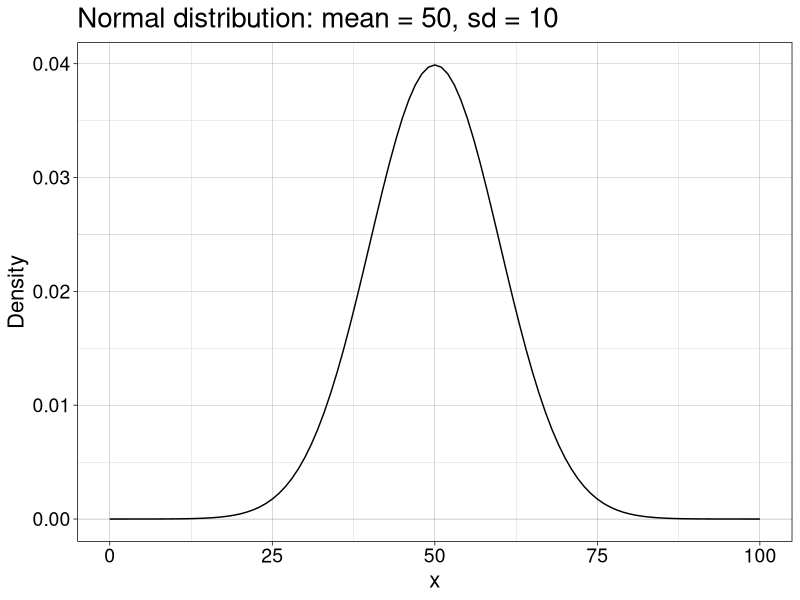
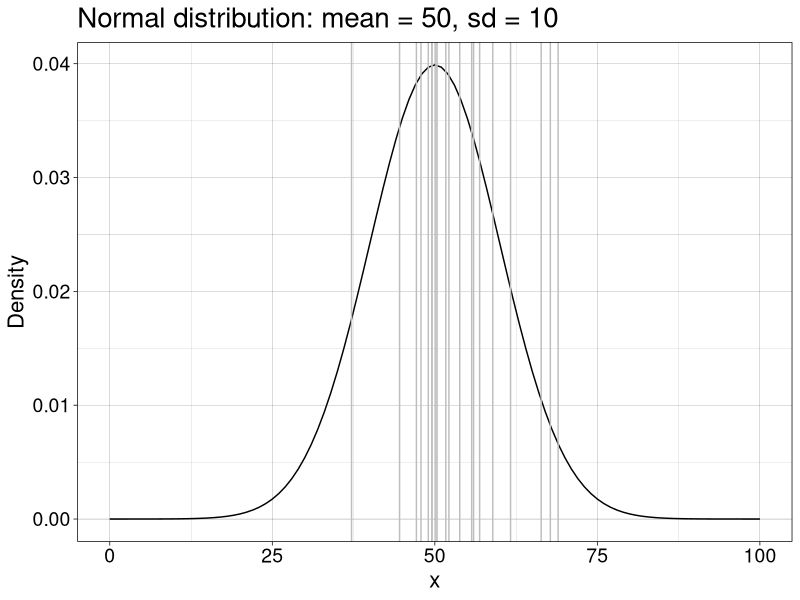
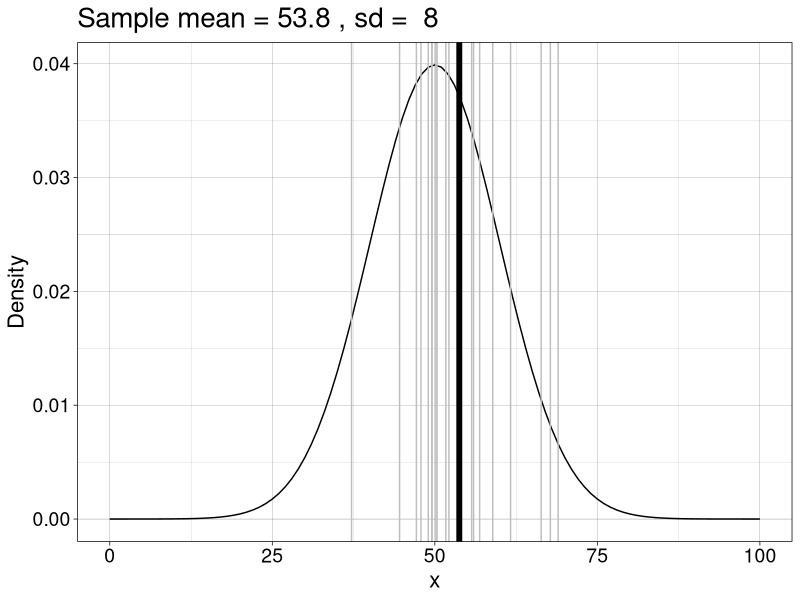
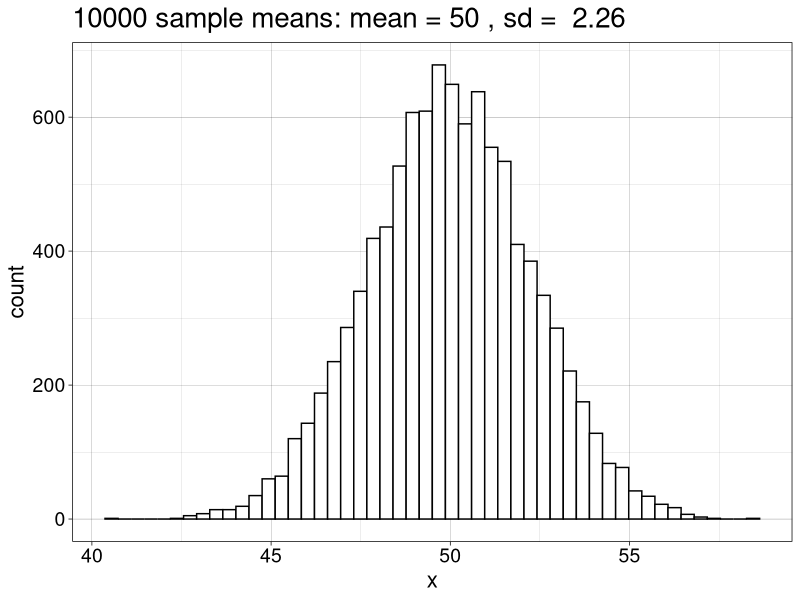
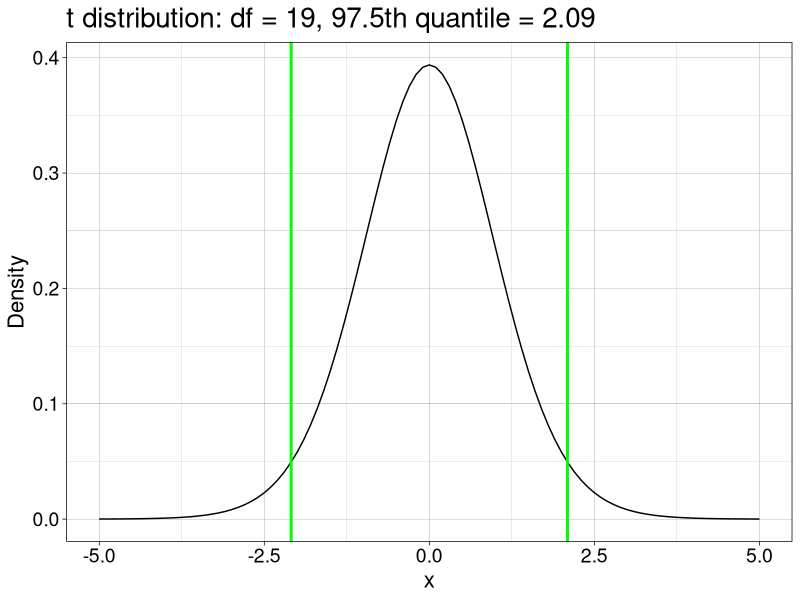
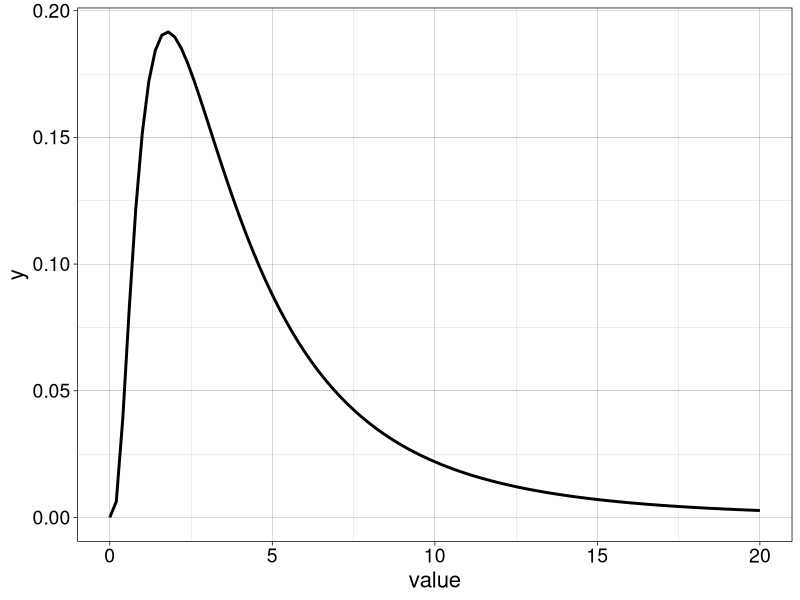
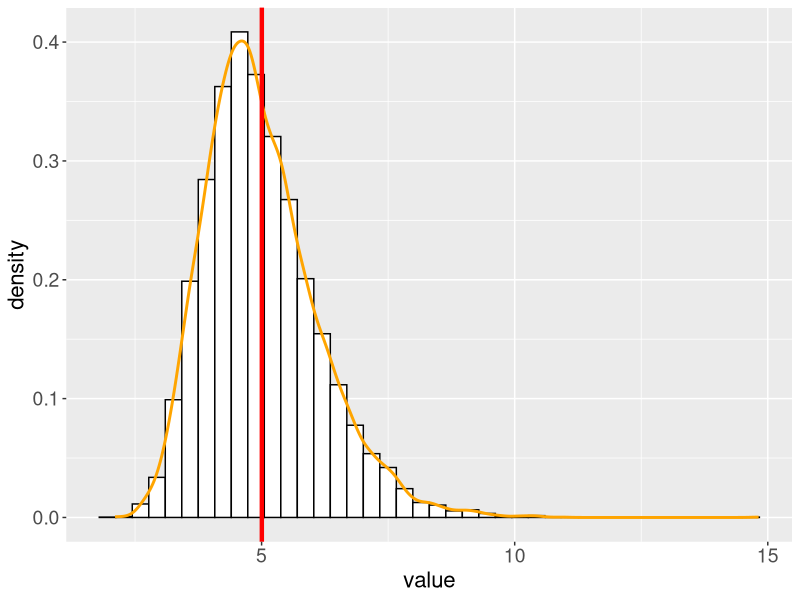

Write the R code that produced these figures, in order.
## ---- chunk 1
# dependencies
library(ggplot2)
library(tibble)
## ---- chunk 2
sessionInfo()
## ---- chunk 3
# population
m <- 50
sd <- 10
ggplot(data.frame(x = c(0, 100)), aes(x)) + theme_linedraw() +
  stat_function(fun = dnorm, args = list(mean = m, sd = sd)) + 
labs(y = "Density") +
  theme(axis.text = element_text(size = 14),
        axis.title = element_text(size = 16),
        plot.title = element_text(size=20)) +
  ggtitle(paste0("Normal distribution: mean = ",m,", sd = ",sd))
## ---- chunk 4
# one sample
set.seed(4)
n <- 20
samp <- rnorm(n, m, sd)
ggplot(data.frame(x = c(0, 100)), aes(x)) + theme_linedraw() +
  stat_function(fun = dnorm, args = list(mean = m, sd = sd)) +
  geom_vline(xintercept = samp, colour = "grey") + 
labs(y = "Density") +
  theme(axis.text = element_text(size = 14),
        axis.title = element_text(size = 16),
        plot.title = element_text(size=20)) +
  ggtitle(paste0("Normal distribution: mean = ",m,", sd = ",sd))
## ---- chunk 5
# one sample + mean
set.seed(4)
n <- 20
samp <- rnorm(n, m, sd)
ggplot(data.frame(x = c(0, 100)), aes(x)) + theme_linedraw() +
  stat_function(fun = dnorm, args = list(mean = m, sd = sd)) +
  geom_vline(xintercept = samp, colour = "grey") +
  geom_vline(xintercept = mean(samp), size = 2) + 
labs(y = "Density") +
  theme(axis.text = element_text(size = 14),
        axis.title = element_text(size = 16),
        plot.title = element_text(size=20)) +
  ggtitle(paste("Sample mean =",round(mean(samp),digits=1),", sd = ",round(sd(samp),digits=1)))
## ---- chunk 6
# sampling distribution
set.seed(111) 
n <- 20
nsim <- 10000
samp.dist <- apply(matrix(rnorm(n*nsim, m, sd),nrow = nsim), 1, mean)

ggplot(data.frame(x=samp.dist), aes(x)) + theme_linedraw() +
  geom_histogram(colour = "black", fill = "white", bins = 50) +
  theme(axis.text = element_text(size = 14),
        axis.title = element_text(size = 16),
        plot.title = element_text(size=20)) +
  ggtitle(paste(nsim,"sample means: mean =",round(mean(samp.dist),digits=1),", sd = ",round(sd(samp.dist),digits=2)))
## ---- chunk 7
sd / sqrt(n)
## ---- chunk 8
sd(samp.dist)
## ---- chunk 9
# one sample
set.seed(4)
n <- 20
samp <- rnorm(n, m, sd)
t.test(samp)
## ---- chunk 10
# Formula
samp.m <- mean(samp) # sample mean
samp.v <- var(samp) # sample variance
sem <- sqrt(samp.v/n) # standard error of the mean
samp.t <- samp.m / sem
samp.t
## ---- chunk 11
alpha <- 0.05
df <- n-1 # degrees of freedom
ci <- vector("numeric",2)
ci[1] <- samp.m - qt(1-alpha/2, df)  * sem
ci[2] <- samp.m + qt(1-alpha/2, df)  * sem
ci
## ---- chunk 12
ggplot(data.frame(x = c(-5, 5)), aes(x)) + theme_linedraw() +
  stat_function(fun = dt, args = list(df = df)) + 
labs(y = "Density") +
  theme(axis.text = element_text(size = 14),
        axis.title = element_text(size = 16),
        plot.title = element_text(size=20)) +
  ggtitle(paste0("t distribution: df = ",df,", ",(1-alpha/2)*100,"th quantile = ",round(qt(1-alpha/2, df), digits=2))) +
  geom_vline(xintercept = c(-qt(1-alpha/2, df), qt(1-alpha/2, df)), colour = "green", size = 1)
## ---- chunk 13

## ---- chunk 14

## ---- chunk 15

## ---- chunk 16
m <- 5
s <- 5
location <- log(m^2 / sqrt(s^2 + m^2))
shape <- sqrt(log(1 + (s^2 / m^2)))
x <- seq(0, 20, .05)
ggplot(as_tibble(x), aes(value)) +
  theme_linedraw() +
  stat_function(fun = dlnorm, args = list(meanlog = location, sdlog = shape), size = 1) +
  theme(axis.title = element_text(size = 16),
        axis.text = element_text(size = 14))
## ---- chunk 17
set.seed(777)
m <- 5
s <- 5
location <- log(m^2 / sqrt(s^2 + m^2))
shape <- sqrt(log(1 + (s^2 / m^2)))

# population mean?
lnorm.pop.m <- mean(rlnorm(1000000, meanlog = location, sdlog = shape))

n <- 20
nsamp <- 10000
# nsamp experiments in one go + compute mean for each one:
dist.samp <- apply(matrix(rlnorm(n*nsamp, meanlog = location, sdlog = shape), nrow = nsamp), 1, mean)

v <- as_tibble(dist.samp) 
ggplot(v, aes(x = value)) +
        geom_histogram(aes(y = ..density..), 
                       bins = 40,  colour = "black", fill = "white") +
        geom_line(aes(y = ..density..), stat = 'density', size = 1, colour = "orange1") +  
  geom_vline(xintercept = lnorm.pop.m, size = 1.5, colour = "red") + 
  theme(legend.position = "none",
        axis.title = element_text(size = 16),
        axis.text = element_text(size = 14),
        legend.text = element_text(size = 12),
      legend.title = element_text(size = 14)
       )
